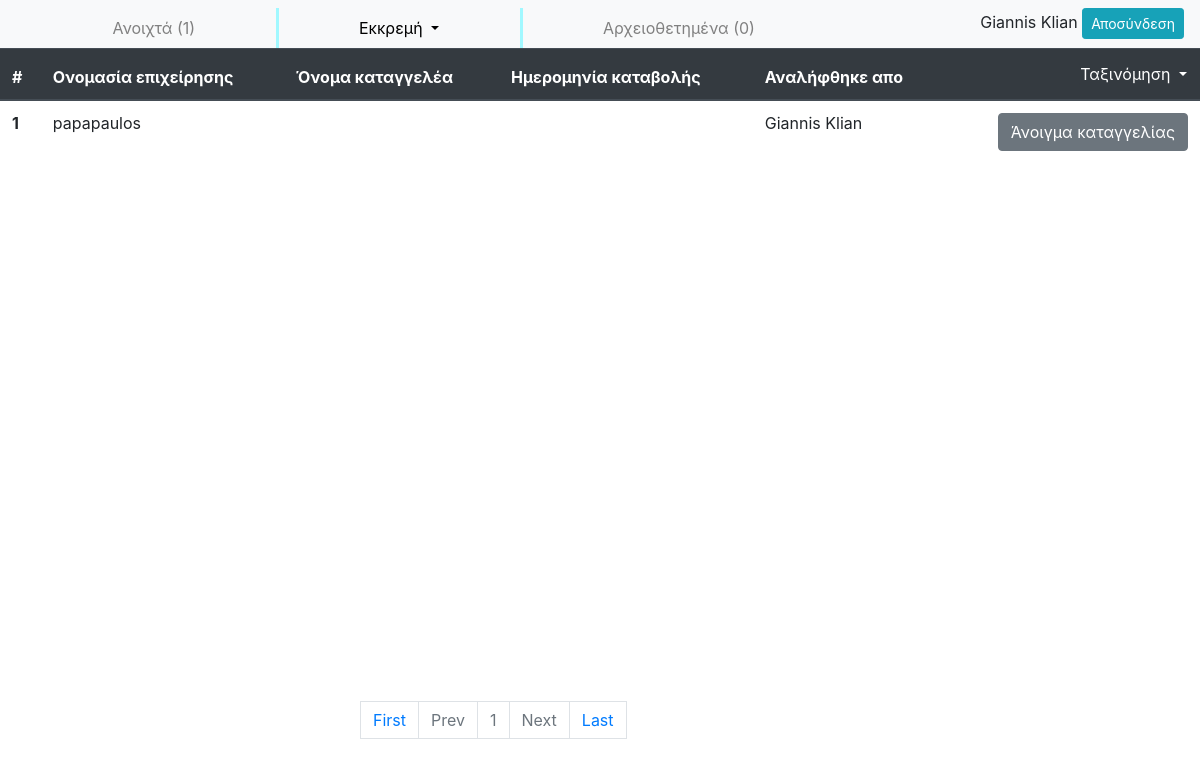
Before: /employee/employee_index.php?page_id=2 (signed in) with the older database file.
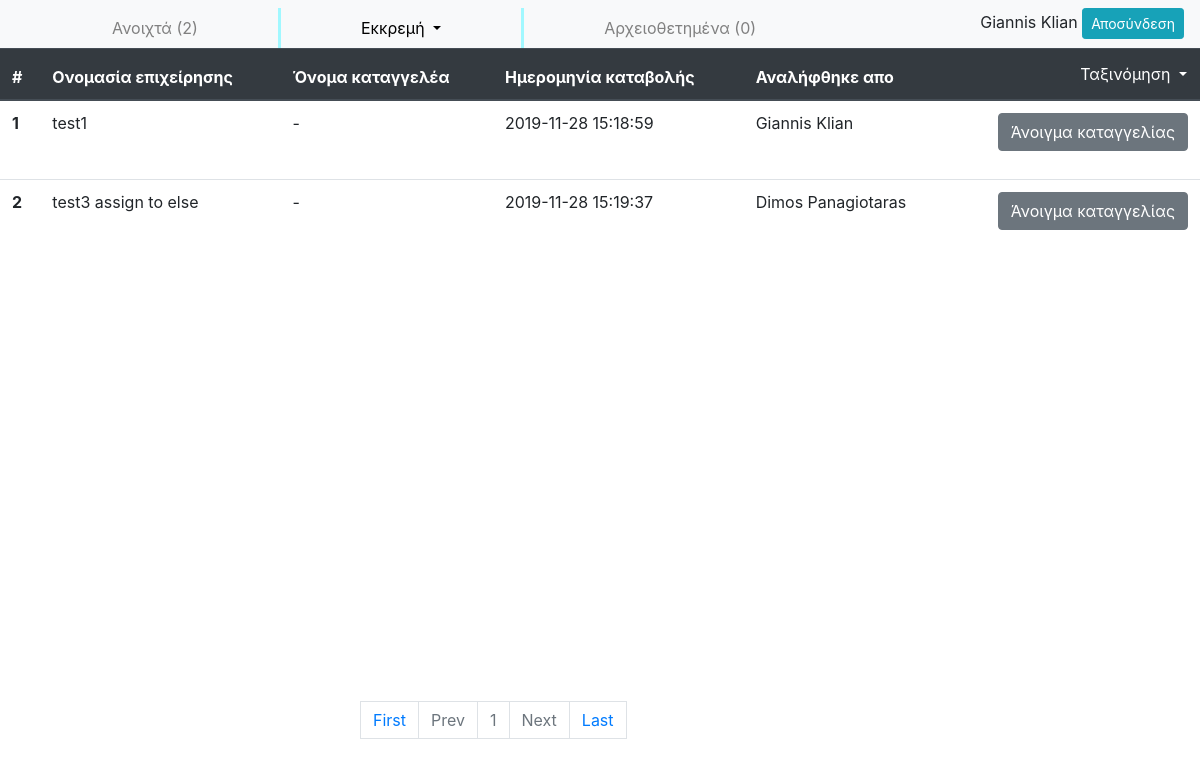
After: the same page with the newer database file.
### tables this page shows
CREATE TABLE `complaint` (
  `id` int(11) NOT NULL,
  `complainant_name` varchar(50) NOT NULL,
  `email` varchar(20) NOT NULL,
  `phonenumber` varchar(50) NOT NULL,
  `company_name` varchar(100) NOT NULL,
  `company_adress` varchar(50) NOT NULL,
  `company_phone` varchar(50) NOT NULL,
  `company_taxid` varchar(50) NOT NULL,
  `description` varchar(5000) NOT NULL,
  `subdate` datetime NOT NULL,
  `status` int(11) NOT NULL
);

CREATE TABLE `govrn_emp` (
  `id` int(11) NOT NULL,
  `username` varchar(50) NOT NULL,
  `password` varchar(50) NOT NULL,
  `email` varchar(50) NOT NULL,
  `name` varchar(50) NOT NULL
);

### employee/complaint_table.php (the view, shortened to what this page needs)
<table class="table table-hover">
    <thead class="thead-dark">
    <tr>
      <th scope="col">#</th>
      <th scope="col">Ονομασία επιχείρησης</th>
      <th scope="col">Όνομα καταγγελέα</th>
      <th scope="col">Ημερομηνία καταβολής</th>
      <th scope="col">Αναλήφθηκε απο</th>
      <th scope="col" style="text-align: right;">
        <button class="nav-link dropdown-toggle btn btn-dark" id="sort_button" role="button" data-toggle="dropdown" aria-haspopup="true" aria-expanded="false" style="padding: 0; text-align: right; float: right;">
          Ταξινόμηση
        </button>
      </th>
    </tr>
  </thead>
  <tbody>
    <?php
      $counter = 0;
      while($row = mysqli_fetch_array($res_data)){
            $counter++;
        if (strcmp( "empty", $row['complainant_name'] ) == 0) {
          $nameOfComplainer = "-";
        }
        else{
          $nameOfComplainer = $row['complainant_name'];
        }
       echo' <tr>
          <th scope="row">'.$counter.'</th>
          <td>'.$row["company_name"].'</td>
          <td>'.$nameOfComplainer.'</td>
          <td>'.$row['subdate'].'</td>
          <td>'.$row['name'].'</td>
          <td><form action="complaint_box.php" method="post"  style="text-align: right;">
            <input type="submit" name="Άνοιγμα καταγγελίας" value="Άνοιγμα καταγγελίας" class="btn btn-secondary" formtarget="_blank" />
            <input type="hidden" id="complaintID" name="complaintID" value="'.$row['id'].'">
            </form>
          </td>
        </tr>';
    }
    ?>
  </tbody>
</table>

### employee/employee_index.php (shortened to what this page needs)
<?php
  if (isset($_GET["sort_by"])) {
    $sort = $_GET["sort_by"];
  }
  else{
    $sort = "id ASC";
  }
?>
<HTML>
  <head>
  	<link rel="stylesheet" href="https://stackpath.bootstrapcdn.com/bootstrap/4.3.1/css/bootstrap.min.css">
  </head>
  <body>
  <?php
  	include("employee_nav.php");
    if (isset($_GET['pageno'])) {
        $pageno = $_GET['pageno'];
    } else {
        $pageno = 1;
    }
    $no_of_records_per_page = 10;
    $offset = ($pageno-1) * $no_of_records_per_page;
    include ("../connect.php");
    if ($_SESSION['pageID'] == 0) {
      $total_pages_sql = "SELECT COUNT(*) FROM complaint WHERE status = 0";
      $result = mysqli_query($connection,$total_pages_sql);
      $total_rows = mysqli_fetch_array($result)[0];
      $total_pages = ceil($total_rows / $no_of_records_per_page);
      $sql = "SELECT * FROM complaint WHERE status = 0 ORDER BY $sort LIMIT $offset, $no_of_records_per_page";
      $res_data = mysqli_query($connection,$sql);
    }
    else if ($_SESSION['pageID'] == 2) {
      $total_pages_sql = "SELECT COUNT(*) FROM complaint WHERE status = 1 ";
      $result = mysqli_query($connection,$total_pages_sql);
      $total_rows = mysqli_fetch_array($result)[0];
      $total_pages = ceil($total_rows / $no_of_records_per_page);
      $sql = "SELECT complaint.*, govrn_emp.name
      			FROM complaint, employee_complaint, govrn_emp
      			WHERE status = 1
      			AND complaint.id = employee_complaint.complaint_id
      			AND employee_complaint.employee_id = govrn_emp.id
      			ORDER BY $sort
      			LIMIT $offset, $no_of_records_per_page
      			";
      $res_data = mysqli_query($connection,$sql);
    }
    if ($total_rows > 0) {
      	include ("complaint_table.php");
    	include ("employee_pagination.php");
    }
  ?>
  </body>
</HTML>

### employee/employee_nav.php (shortened to what this page needs)
<?php
  include("../connect.php");
  $total_pages_sql = "SELECT COUNT(*) FROM complaint WHERE status = 0";
  $result = mysqli_query($connection,$total_pages_sql);
  $total_rows_open = mysqli_fetch_array($result)[0];
  $total_pages_sql = "SELECT COUNT(*) FROM complaint WHERE status = 2";
  $result = mysqli_query($connection,$total_pages_sql);
  $total_rows_closed = mysqli_fetch_array($result)[0];
?>
<nav class="navbar navbar-expand-lg navbar-light bg-light" style="padding-bottom: 0; margin-bottom: 0;">
  <div class="collapse navbar-collapse" id="navbarNavDropdown">
    <ul class="navbar-nav nav-fill w-100">
      <li class="nav-item" id="index" style="border-right: solid;  border-color: #a1f8ff;">
        <a class="nav-link" id="employee-open" href="employee_index.php?page_id=0">Ανοιχτά <?php echo "(".$total_rows_open.")"; ?><span class="sr-only">(current)</span></a>
      </li>
      <li class="nav-item dropdown" id="pending" style="border-right: solid; border-color: #a1f8ff;">
        <a class="nav-link dropdown-toggle" href="employee_index.php" id="employee-pending" role="button" data-toggle="dropdown" aria-haspopup="true" aria-expanded="false">
          Εκκρεμή
        </a>
      </li>
      <li class="nav-item">
        <a class="nav-link" id="employee-archived" href="employee_index.php?page_id=4.php">Αρχειοθετημένα<?php echo " (".$total_rows_closed.")"; ?></a>
      </li>
      <li class="nav-item" style="text-align: right;">
        <?php echo $_SESSION["name"]?>
        <a href="logout.php" class="btn btn-info btn-sm">
          <span class="glyphicon glyphicon-log-out"></span> Αποσύνδεση
        </a>
      </li>
    </ul>
  </div>
</nav>

### employee/employee_pagination.php
<ul class="pagination" >
    <li><a class="page-link" href="?pageno=1">First</a></li>
    <li class="<?php if($pageno <= 1){ echo 'page-item disabled'; } ?>">
        <a class="page-link" href="<?php if($pageno <= 1){ echo '#'; } else { echo "?pageno=".($pageno - 1); } ?>">Prev</a>
    </li>
    <?php
      for ($i = 1; $i <= $total_pages; $i++) {
        echo "<li class=";
        if($pageno == $i){ echo '"'.'page-item disabled'.'"'; }
        echo '><a class="page-link" href="?pageno='.$i.'">'.$i.'</a></li>';
      }
    ?>
    <li class="<?php if($pageno >= $total_pages){ echo 'page-item disabled'; } ?>">
        <a class="page-link" href="<?php if($pageno >= $total_pages){ echo '#'; } else { echo "?pageno=".($pageno + 1); } ?>">Next</a>
    </li>
    <li><a class="page-link" href="?pageno=<?php echo $total_pages; ?>">Last</a></li>
</ul>

### employee/employee_index.php (style rules this page uses)
.pagination { position: fixed; top: 90%; left: 50%; -webkit-transform: translate(-0%, -50%); transform: translate(-90%, -50%); }

Changed rows visible on the page:
removed complaint: company_name "papapaulos", govrn_emp.name "Giannis Klian"
added complaint: company_name "test1", complainant_name "-", subdate "2019-11-28 15:18:59", govrn_emp.name "Giannis Klian"
added complaint: company_name "test3 assign to else", complainant_name "-", subdate "2019-11-28 15:19:37", govrn_emp.name "Dimos Panagiotaras"
Other visible differences:
$total_rows_open: "1" → "2"
